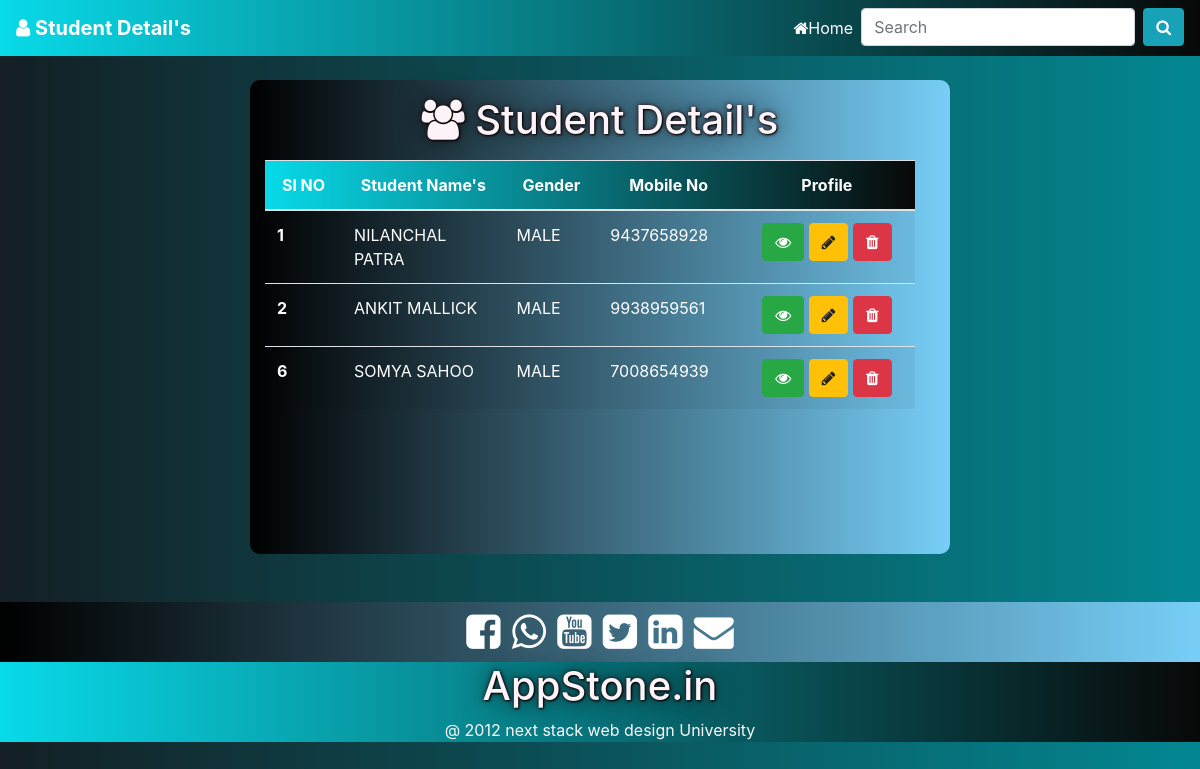
/Admin/Student_Data/View.php (signed in), run on the app's committed database.
### tables this page shows
CREATE TABLE `student` (
  `s_id` int(11) NOT NULL,
  `s_name` varchar(255) NOT NULL,
  `email` varchar(255) NOT NULL,
  `mobile` varchar(255) NOT NULL,
  `gender` varchar(25) NOT NULL,
  `dob` date NOT NULL,
  `s_address` varchar(255) NOT NULL,
  `s_password` varchar(255) NOT NULL
);

### Admin/Student_Data/View.php (the view, shortened to what this page needs)
<!DOCTYPE html>
<html lang="en">
<head>
    <link rel="stylesheet" href="../../style/bootstrap.min.css">
    <link rel="stylesheet" href="https://stackpath.bootstrapcdn.com/font-awesome/4.7.0/css/font-awesome.min.css">
    <link rel="stylesheet" href="../style.css">
</head>
<body>
    <header>
      <nav class="navbar navbar-expand-lg navbar-dark bg-dark">
        <a class="navbar-brand text-capitalize" href="index.html"><b><i class="fa fa-user" aria-hidden="true"></i> Student Detail's </b></a>
        <div class="collapse navbar-collapse" id="navbarSupportedContent">
          <ul class="navbar-nav ml-auto">
            <li class="nav-item active">
              <a class="nav-link" href="../Admin_start.php"><i class="fa fa-home" aria-hidden="true"></i>Home <span class="sr-only">(current)</span></a>
            </li>
            <li class="nav-item active">
                <form class="form-inline my-2 my-lg-0" action="" method="POST">
                    <input class="form-control mr-sm-2" type="text" name="student_search" placeholder="Search" aria-label="Search">
                    <button class="btn btn-info my-2 my-sm-0" type="submit" name="search"><i class="fa fa-search" aria-hidden="true"></i></button>
                </form>
            </li>
          </ul>
        </div>
      </nav>
   </header>
   <section>
        <div class="container-fluid">
            <div class="row">
                <div class="col-lg-7 col-md-12 col-12 mx-auto my-4" id="s_register">
                    <div class="my-3 text-center">
                        <h1><i class="fa fa-users" aria-hidden="true"></i> Student Detail's </h1>
                    </div>
                    <div id="scroll_question" class="mb-3">
                        <table class="table table-striped">
                            <thead class="bg-info text-white text-center">
                                <tr>
                                <th scope="col">Sl NO</th>
                                <th scope="col">Student Name's</th>
                                <th scope="col">Gender</th>
                                <th scope="col">Mobile No</th>
                                <th scope="col">Profile</th>
                                </tr>
                            </thead>
                            <tbody>
                                <?php
                                   if(isset($_SESSION['user_pass']))
                                   {
                                        $conn = new mysqli("localhost", "root", "", "question_bank_db");
                                        if(isset($_POST['search']))
                                        {
                                            $Serach_Bar = ucwords($_POST["student_search"]);
                                            $sql = "SELECT * FROM student WHERE s_id='$Serach_Bar' OR s_name='$Serach_Bar' OR gender='$Serach_Bar'";
                                            $result = $conn->query($sql);
                                            if($result->num_rows > 0){
                                                while($row = $result->fetch_assoc()){
                                                    echo "<tr>
                                                            <th scope='row'>".$row['s_id']."</th>
                                                            <td class='w-25' >".$row['s_name']."</td>
                                                            <td>".$row['gender']."</td>
                                                            <td>".$row['mobile']."</td>
                                                            <td class='text-center'>
                                                                <a type='button' class='btn btn-success' href='./View_T_Data.php?id=$row[s_id]' ><i class='fa fa-eye fa-1x' aria-hidden='true'></i></a>
                                                                <a type='button' class='btn btn-warning' href='./Update.php?id=$row[s_id]' ><i class='fa fa-pencil fa-1x' aria-hidden='true'></i></a>
                                                                <a type='button' class='btn btn-danger' onclick='return check()' href='./Delete.php?id=$row[s_id]' ><i class='fa fa-trash fa-1x' aria-hidden='true'></i></a>
                                                            </td>
                                                        </tr>";
                                                }
                                            }
                                            else{
                                                echo "
                                                        <tr>
                                                            <th scope='row'>0</th>
                                                            <td>No data found</td>
                                                            <td>No data found</td>
                                                            <td>No data found</td>
                                                            <td class='text-center'><button class='btn btn-danger'><i class='fa fa-eye fa-1x' aria-hidden='true'></i></td>
                                                        </tr>
                                                    ";
                                            }
                                        }
                                        else{
                                            $sql = "SELECT * FROM student WHERE 1";
                                            $result = $conn->query($sql);
                                            if($result->num_rows > 0){
                                                while($row = $result->fetch_assoc()){
                                                    echo "<tr>
                                                            <th scope='row'>".$row['s_id']."</th>
                                                            <td class='w-25'>".$row['s_name']."</td>
                                                            <td>".$row['gender']."</td>
                                                            <td>".$row['mobile']."</td>
                                                            <td class='text-center'>
                                                                <a type='button' class='btn btn-success' href='./View_T_Data.php?id=$row[s_id]' ><i class='fa fa-eye fa-1x' aria-hidden='true'></i></a>
                                                                <a type='button' class='btn btn-warning' href='./Update.php?id=$row[s_id]' ><i class='fa fa-pencil fa-1x' aria-hidden='true'></i></a>
                                                                <a type='button' class='btn btn-danger' onclick='return check()' href='./Delete.php?id=$row[s_id]' ><i class='fa fa-trash fa-1x' aria-hidden='true'></i></a>
                                                            </td>
                                                        </tr>";
                                                }
                                            }
                                        }
                                    }
                                    else{
                                        header("location:../Admin_login.html");
                                    }
                                ?>
                            </tbody>
                        </table>
                    </div>
                </div>
            </div>
        </div>
   </section>
   <section >
        <div class="container-fluid bg-secondary mt-4" style="font-size:40px;" id="footer1">
            <div class="row justify-content-lg-center" >
            <div class="col-lg-8 col-md-10 col-12 text-center">
                <i class="fa fa-facebook-square" aria-hidden="true"></i>
                <i class="fa fa-whatsapp" aria-hidden="true"></i>
                <i class="fa fa-youtube-square" aria-hidden="true"></i>
                <i class="fa fa-twitter-square" aria-hidden="true"></i>
                <i class="fa fa-linkedin-square" aria-hidden="true"></i>
                <i class="fa fa-envelope" aria-hidden="true"></i>
            </div>
            </div>
        </div>
    </section>
    <section>
        <div class="container-fluid bg-dark" id="footer2">
            <div class="row justify-content-lg-center">
            <div class="col-lg-6 col-md-6 col-12 text-center">
                <h1 class="text-center">AppStone.in</h1>
                <a class="text-light">@ 2012 next stack web design University</a>
            </div>
            </div>
        </div>
    </section>
</body>
</html>

### Admin/style.css (style rules this page uses)
body { background: linear-gradient(to right, #131f24 0%, #038791 100%); color: white; }
#s_register { background: linear-gradient(to right, #000000 0%,#77cef7 100%); color: #ffffff; border-radius: 10px; }
nav { background: linear-gradient(to right, #08dae9 0%,#080808 100%); }
h1 { color: #fcf4f9; text-shadow: 1px 1px 2px #000000, 0px 0px 25px #0c0c0cc4, 0px 0px 5px#330909; }
#scroll_question { overflow-y: scroll; height: 10cm; width: 97%; color: #ffffff; }
table td,th { color: #ffffff; }
thead { background: linear-gradient(to right, #08dae9 0%,#080808 100%); }
#footer1 { background: linear-gradient(to right, #000000 0%,#77cef7 100%); }
#footer2 { background: linear-gradient(to right, #08dae9 0%,#080808 100%); }

### Admin/Student_Data/View.php (style rules this page uses)
#scroll_question { overflow-y: scroll; height: 10cm; width: 97%; }

### data on the page
student: s_id "1", s_name "NILANCHAL PATRA", gender "MALE", mobile "9437658928"
student: s_id "2", s_name "ANKIT MALLICK", gender "MALE", mobile "9938959561"
student: s_id "6", s_name "SOMYA SAHOO", gender "MALE", mobile "7008654939"
